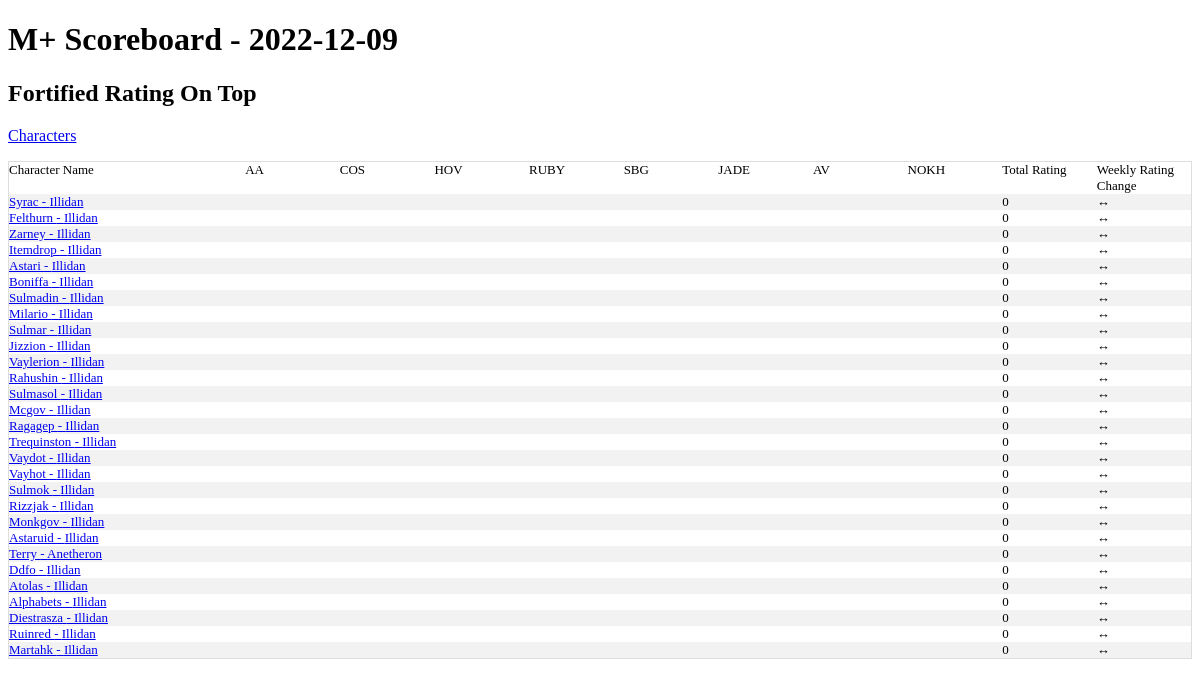
Before: / with the older database file.
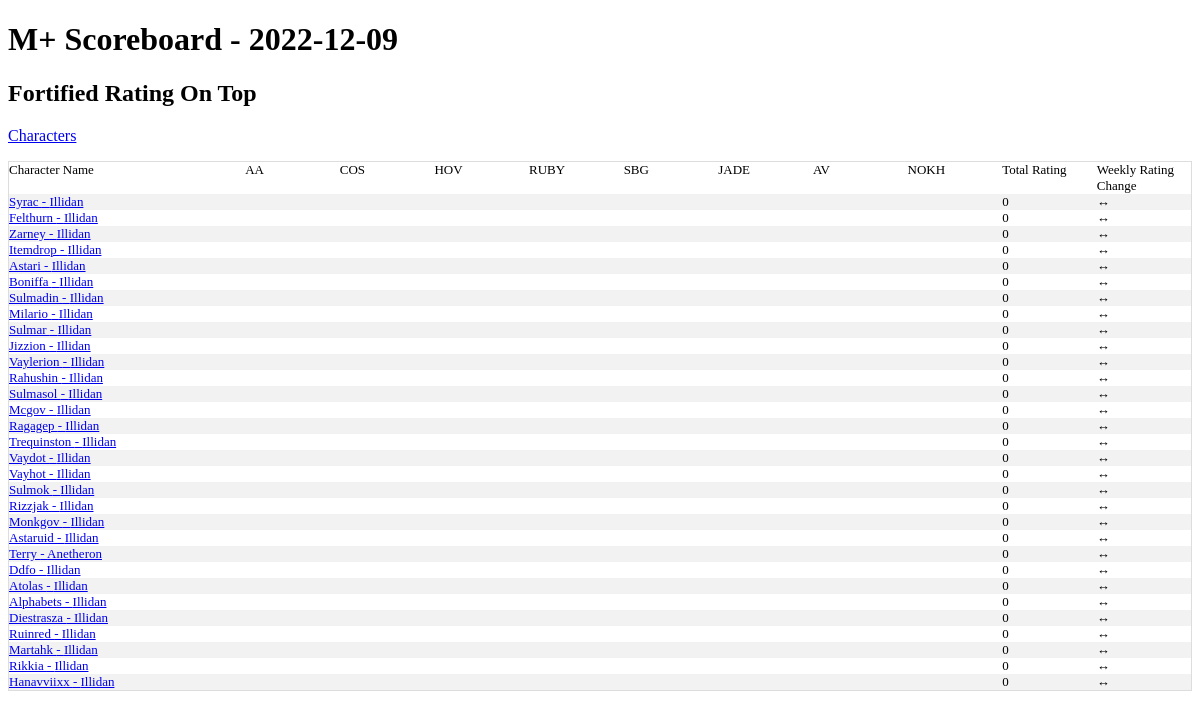
After: the same page with the newer database file.
### tables this page shows
CREATE TABLE season_best_pivot_ext(
  name TEXT,
  realm TEXT,
  region TEXT,
  scoreboard_date TEXT,
  total_rating,
  "Algeth'ar Academy Fortified",
  "Algeth'ar Academy Tyrannical",
  "Court of Stars Fortified",
  "Court of Stars Tyrannical",
  "Halls of Valor Fortified",
  "Halls of Valor Tyrannical",
  "Ruby Life Pools Fortified",
  "Ruby Life Pools Tyrannical",
  "Shadowmoon Burial Grounds Fortified",
  "Shadowmoon Burial Grounds Tyrannical",
  "Temple of the Jade Serpent Fortified",
  "Temple of the Jade Serpent Tyrannical",
  "The Azure Vault Fortified",
  "The Azure Vault Tyrannical",
  "The Nokhud Offensive Fortified",
  "The Nokhud Offensive Tyrannical",
  daily_rating_change,
  pr_AA_for TEXT,
  pr_AA_tyr TEXT,
  pr_COS_for TEXT,
  pr_COS_tyr TEXT,
  pr_HOV_for TEXT,
  pr_HOV_tyr TEXT,
  pr_RUBY_for TEXT,
  pr_RUBY_tyr TEXT,
  pr_SBG_for TEXT,
  pr_SBG_tyr TEXT,
  pr_JADE_for TEXT,
  pr_JADE_tyr TEXT,
  pr_AV_for TEXT,
  pr_AV_tyr TEXT,
  pr_NOKH_for TEXT,
  pr_NOKH_tyr TEXT
);

CREATE TABLE base_characters (
                name TEXT
                ,realm TEXT
                ,region TEXT
                ,unique_key TEXT UNIQUE
                );

### app.py (the view)
@app.route('/')
def index():
    conn = create_connection()
    cursor  = conn.cursor()
    data = cursor.execute("""select * from base_characters base left join season_best_pivot_ext piv
    on upper(base.name) = upper(piv.name)
    and upper(base.realm) = upper(piv.realm)
    and upper(base.region) = upper(piv.region)
    where scoreboard_date = (select max(scoreboard_date) from  season_best_pivot_ext)
    order by total_rating desc""").fetchall()
    max_date = cursor.execute('select max(scoreboard_date) as max_date from season_best_pivot_ext').fetchone()
    print('hi')
    return render_template('index.html',data=data,max_date = max_date)

### app.py (called while the page is built)
def create_connection():
    conn = None
    try:
        file ="/home/terrysey/MythicPlus/mplus.db"
        conn = sqlite3.connect(file
        ,detect_types=sqlite3.PARSE_DECLTYPES)
        conn.row_factory=sqlite3.Row
        return conn
    except Error as e:
        print(e)
        try:
            file="/Users/terryseyler/git/mythicplus/mplus.db"
            conn = sqlite3.connect(file
            ,detect_types=sqlite3.PARSE_DECLTYPES)
            conn.row_factory=sqlite3.Row
            return conn
        except Error as e:
            print(e)
            try:
                file="C:/Users/tlsey/git/MythicPlus/mplus.db"
                conn = sqlite3.connect(file
                ,detect_types=sqlite3.PARSE_DECLTYPES)
                conn.row_factory=sqlite3.Row
                return conn
            except Error as e:
                print(e)

### templates/index.html (shortened to what this page needs)
<!doctype html>
<link rel="stylesheet" href="{{ url_for('static', filename='style.css') }}">
<html>
<h1>M+ Scoreboard - {{max_date['max_date']}} </h1>
<h2>Fortified Rating On Top</h2>
<p><a href="{{url_for('character_list')}}">Characters</a></p>
<table class="scoreboard">
<tr>
    <td class="scoreboard_char_name">Character Name</td>
    <td class="scoreboard_attributes">AA</td>
    <td class="scoreboard_attributes">COS</td>
    <td class="scoreboard_attributes">HOV</td>
    <td class="scoreboard_attributes">RUBY</td>
    <td class="scoreboard_attributes">SBG</td>
    <td class="scoreboard_attributes">JADE</td>
    <td class="scoreboard_attributes">AV</td>
    <td class="scoreboard_attributes">NOKH</td>
    <td class="scoreboard_attributes">Total Rating</td>
    <td class="scoreboard_attributes">Weekly Rating Change</td>
</tr>
{% for data in data %}
<tr>
    <td class="scoreboard_char_name"><a href="{{url_for('character_name',character_name=data['name'],realm=data['realm'],region=data['region'])}}">{{ data['name'] }} - {{data['realm']}}</a></td>
    <td class="scoreboard_attributes">
    <br>
    </td>
    <td class="scoreboard_attributes">
    <br>
    </td>
    <td class="scoreboard_attributes">
    <br>
    </td>
    <td class="scoreboard_attributes">
    <br>
    </td>
    <td class="scoreboard_attributes">
    <br>
    </td>
    <td class="scoreboard_attributes">
    <br>
    </td>
    <td class="scoreboard_attributes">
    <br>
    </td>
    <td class="scoreboard_attributes">
    <br>
    </td>
    <td class="scoreboard_attributes">{{ data['total_rating'] }}</td>
   {% if data['daily_rating_change'] > 0 %}
     <td class="scoreboard_attributes">&uarr; {{ data['daily_rating_change'] }}</td>
   {% elif data['daily_rating_change']  < 0 %}
     <td class="scoreboard_attributes">&darr;{{ data['daily_rating_change'] }}</td>
   {% else %}
     <td class="scoreboard_attributes">&harr;</td>
   {% endif %}
{% endfor %}
</table>
</html>

### static/style.css (style rules this page uses)
table.scoreboard { border-collapse: collapse; border-spacing: 0; width: 100%; border: 1px solid #ddd; }
th, td { text-align: left; vertical-align:top; padding: 0px; font-size: 13px; }
tr:nth-child(even) { background-color: #f2f2f2; }
td.scoreboard_char_name { width:20%; }
td.scoreboard_attributes { width:8%; }

Changed rows visible on the page:
added season_best_pivot_ext: name "Rikkia", realm "Illidan", total_rating "0"
added season_best_pivot_ext: name "Hanavviixx", realm "Illidan", total_rating "0"
